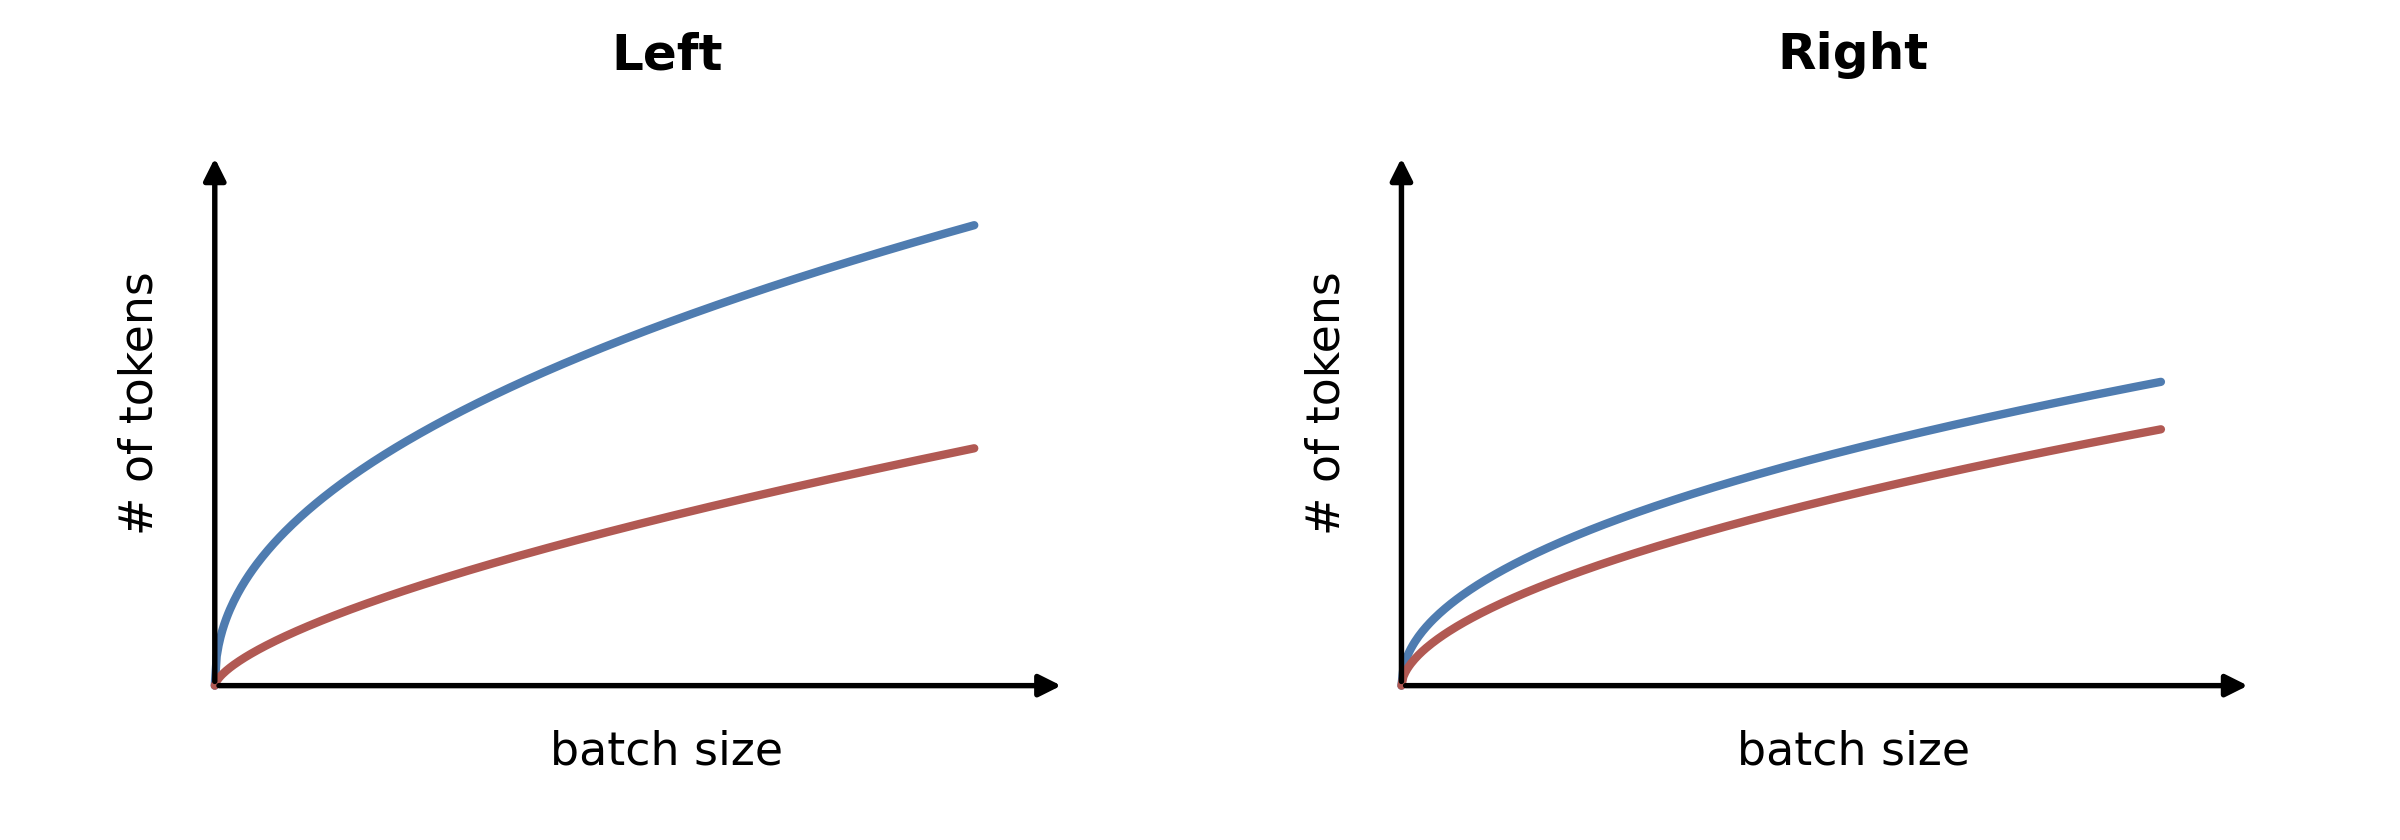

Write Python code to recreate this figure.
"""Conceptual sketch: # of tokens vs batch size, two panels (Left/Right).

Two concave (diminishing-returns) curves per panel; the gap between the blue
and red curve is large on the left and small on the right. Schematic only —
arrow axes, no ticks.
"""
from __future__ import annotations

import numpy as np
import matplotlib

matplotlib.use("Agg")
import matplotlib.pyplot as plt

BLUE = "#4f7cb0"
RED = "#b15953"

x = np.linspace(0.0, 1.0, 400)

# (amplitude, exponent) per curve. Lower x<1 with higher exponent => lower curve.
CURVES = {
    "Left": {
        "blue": (0.97, 0.46),
        "red": (0.50, 0.66),
    },
    "Right": {
        "blue": (0.64, 0.48),
        "red": (0.54, 0.56),
    },
}


def axis_arrows(ax) -> None:
    for spine in ax.spines.values():
        spine.set_visible(False)
    ax.set_xticks([])
    ax.set_yticks([])
    arrow = dict(arrowstyle="-|>", lw=2.6, color="black", mutation_scale=22)
    ax.annotate("", xy=(1.12, 0.0), xytext=(0.0, 0.0), arrowprops=arrow,
                annotation_clip=False)
    ax.annotate("", xy=(0.0, 1.12), xytext=(0.0, 0.0), arrowprops=arrow,
                annotation_clip=False)


fig, axes = plt.subplots(1, 2, figsize=(16, 5.6))
for ax, title in zip(axes, ("Left", "Right")):
    for color, key in ((BLUE, "blue"), (RED, "red")):
        amp, exp = CURVES[title][key]
        ax.plot(x, amp * x ** exp, color=color, lw=4.0,
                solid_capstyle="round", solid_joinstyle="round")
    axis_arrows(ax)
    ax.set_xlim(-0.03, 1.22)
    ax.set_ylim(-0.03, 1.22)
    ax.set_title(title, fontsize=24, fontweight="bold", pad=18)
    ax.set_xlabel("batch size", fontsize=22, labelpad=14)
    ax.set_ylabel("# of tokens", fontsize=22, labelpad=14)
    ax.set_box_aspect(10.0 / 16.0)  # each panel's plot box is 16:10 (w:h)

fig.subplots_adjust(left=0.08, right=0.97, bottom=0.16, top=0.88, wspace=0.25)
fig.savefig("/workspace/mlsys/exp/plots/sketch_batch_tokens.png", dpi=150)
print("saved sketch_batch_tokens.png")
